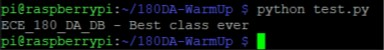
#> input picture pi-test.jpg, 384 x 50 px, given in place of the camera
$ python blue-tracker.py
#> lines starting #> are read from the running program, lines starting #| are printed output that depends on the picture; after the words box and inside, x2 and y2 are one past the last pixel; in counts of white or black regions, pixels touching at a corner belong together
#!/usr/bin/env/

import numpy as np
import cv2

cap = cv2.VideoCapture(0)

while(1):

    # Take each frame
    _, frame = cap.read()
#> frame is the input picture: shape (50, 384, 3); mean B, G, R 17.3, 18.3, 12.5

    # Convert BGR to HSV
    hsv = cv2.cvtColor(frame, cv2.COLOR_BGR2HSV)
#> hsv: shape (50, 384, 3); mean H, S, V 54.3, 130.3, 23.4

    # define range of blue color in HSV
    lower_blue = np.array([110,50,50])
    upper_blue = np.array([130,255,255])

    # Threshold the HSV image to get only blue colors
    mask = cv2.inRange(hsv, lower_blue, upper_blue)
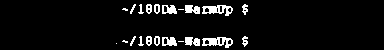
#> mask: shape (50, 384); 6.1% white; 21 white regions (5 under 20 px)

    # Bitwise-AND mask and original image
    res = cv2.bitwise_and(frame,frame, mask= mask)
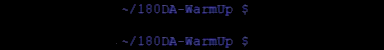
#> res: shape (50, 384, 3); mean B, G, R 5.1, 2.1, 2.1

    # Draw bounding box on res
    contours,hierarchy = cv2.findContours(mask,cv2.RETR_EXTERNAL,cv2.CHAIN_APPROX_SIMPLE)
#> contours = 21 contours, 9 with area under 20; largest, box (x1, y1, x2, y2) and area: (202, 37, 233, 48) 192, (202, 5, 233, 16) 188, (162, 37, 177, 46) 92, (162, 5, 177, 14) 91, (185, 5, 200, 14) 80
    for cnt in contours:
        x,y,w,h = cv2.boundingRect(cnt)
        if w*h > 500:
            res = cv2.rectangle(res,(x,y),(x+w,y+h),(0,255,0),2)
#> this loop made 21 passes
#> (x, y, w, h) on passes 1, 3, 4, 5, 6, 7, 8, 9, 10, 11, 13, 14: (116, 43, 1, 1), (122, 40, 6, 3), (202, 37, 31, 11), (185, 37, 15, 9), (162, 37, 15, 9), (242, 36, 6, 11), (154, 36, 6, 10), (146, 36, 6, 10), (138, 36, 6, 10), (130, 36, 6, 10), (122, 8, 6, 3), (202, 5, 31, 11)
#> (cnt, x, y, w, h) on passes 2, 12: ([[178, 41], [183, 41]], 178, 41, 6, 1), ([[178, 9], [183, 9]], 178, 9, 6, 1)

    cv2.imshow('frame',frame)
    cv2.imshow('mask',mask)
    cv2.imshow('res',res)
    k = cv2.waitKey(5) & 0xFF
#> (key Esc is pressed here)
    if k == 27:
        break

cv2.destroyAllWindows()
